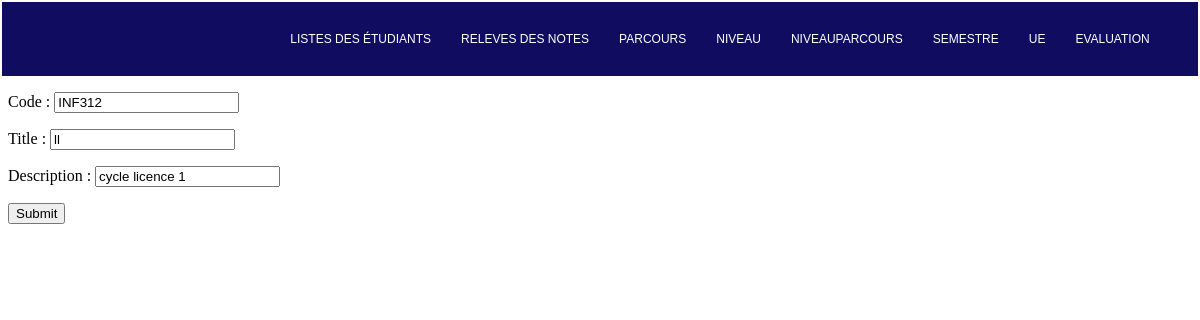
/parcours/modifier_parcours/2/, run on the app's committed database.
### parcours/models.py (models this page shows, shortened)
class ParcoursModel(models.Model):
    code = models.CharField(max_length=12,null=True)
    title = models.CharField(max_length=255,null=True)
    description = models.CharField(max_length = 1000,null=True)
    class Meta:
        ordering = ['code']

### parcours/views.py (the view)
# urls.py: path('modifier_parcours/<str:pk>/',modifier_parcours,name='modifier_parcours'),
def modifier_parcours(request,pk):
    data = ParcoursModel.objects.get(id=pk)
    form = ParcoursForms(instance = data)
    if request.method == 'POST':
        form = ParcoursForms(request.POST,instance = data)
        if form.is_valid():
            form.save()
            return redirect('home_parcours')
    context = {
        'form':form,
    }
    return render(request,'ajouter_parcours.html',context)

### parcours/forms.py
class ParcoursForms(forms.ModelForm):
    class Meta:
        model = ParcoursModel
        fields = '__all__'

### parcours/templates/ajouter_parcours.html (shortened to what this page needs)
{% extends 'base.html' %}  {% block content %}
<div class="content">
    <form action="" method="post">
        {% csrf_token %} {{form.as_p }}
        <input type="submit" value="Submit">
    </form>
</div>
{% endblock %}

### data on the page
ParcoursModel: code "INF312", title "ll", description "cycle licence 1"
